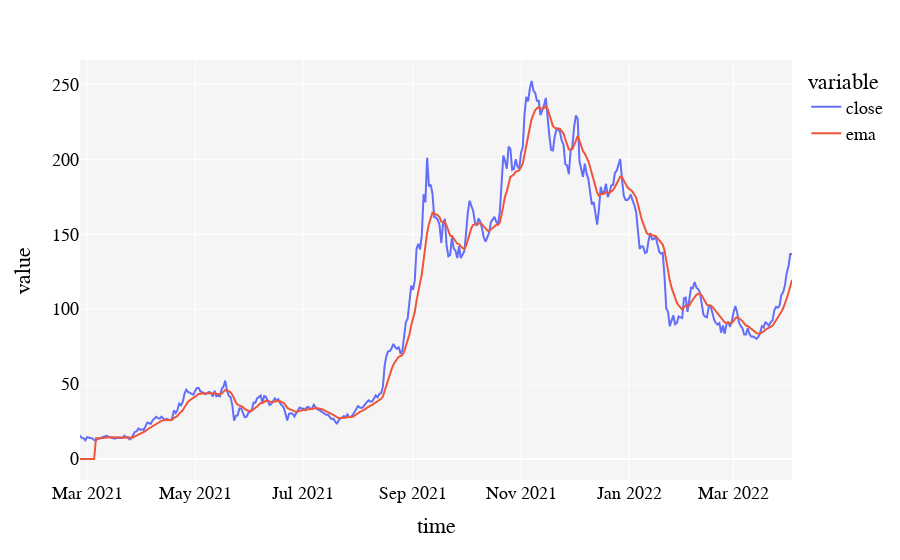

The notebook cell this image was saved under:
### Code cell
graph_indicators(data)

### Figure 1 — Plotly figure (JSON) as saved in the notebook; plotly's stock layout.template omitted (floating-point values rounded to 4 significant figures; data arrays with more than 128 entries replaced by an {"elided": "..."} marker saying what was removed)
{"data": [{"hovertemplate": "variable=close<br>time=%{x}<br>value=%{y}<extra></extra>", "legendgroup": "close", "line": {"color": "#636efa", "dash": "solid"}, "marker": {"symbol": "circle"}, "mode": "lines", "name": "close", "orientation": "v", "showlegend": true, "type": "scatter", "x": {"elided": "403 str values"}, "xaxis": "x", "y": {"elided": "403 float values"}, "yaxis": "y"}, {"hovertemplate": "variable=ema<br>time=%{x}<br>value=%{y}<extra></extra>", "legendgroup": "ema", "line": {"color": "#EF553B", "dash": "solid"}, "marker": {"symbol": "circle"}, "mode": "lines", "name": "ema", "orientation": "v", "showlegend": true, "type": "scatter", "x": {"elided": "403 str values"}, "xaxis": "x", "y": {"elided": "403 float values"}, "yaxis": "y"}], "layout": {"font": {"color": "#000000", "family": "Balto", "size": 18}, "legend": {"title": {"text": "variable"}, "tracegroupgap": 0}, "margin": {"t": 60}, "plot_bgcolor": "#f5f5f5", "xaxis": {"anchor": "y", "domain": [0, 1], "rangeslider": {"visible": false}, "title": {"text": "time"}}, "yaxis": {"anchor": "x", "domain": [0, 1], "title": {"text": "value"}}}}
